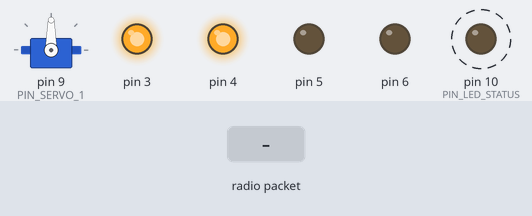
The sketch below on a simulated Arduino Pro Mini, built with avr-gcc and run on an emulated ATmega328P. Parts: servo, output pins drawn as LEDs (lit = HIGH). Dashed ring = blinking. Inputs (shaded band) come from the test bench. No radio packets arrive unless stated; what the sketch prints to the serial monitor is not drawn.

Above: at 1.27 s.
1.3 s: radio packet "1" arrives
Timing chart, 0 to 10.3 s (numbered marks = the images above; inputs shaded):
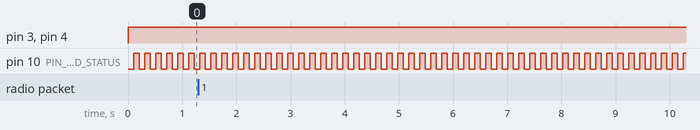

The sketch:

RC-transceiver.ino
```cpp
//////////////////////////////////////////////////////////////////////////////
///
/// \file       RC-transceiver
/// \brief      Remote Control Transmitter and Receiver
/// \author     Julian Schindler
/// \date       21.09.2022
/// \version    1.0
/// \par        Editor
///             Arduino IDE
/// \par        Board
///             Arduino Pro or Pro Mini
/// \par        Prozessor
///             ATMega328
/// \par        COM Port Setting (debug)
///             Baud: 115200 / 8N1
///
/// \par        Organization
///             redlabs.de
/// \par        Repository
///             https://github.com/Julian-Schindler/RC-Transceiver
//////////////////////////////////////////////////////////////////////////////
//////////////////////////////////////////////////////////////////////////////
#define TARGET_TRANSMITTER  1 //Remote Control
#define TARGET_RECEIVER     2 //Car

#define USED_TARGET TARGET_RECEIVER   //<<<<<<<<<<<<<<<<<<<<<<<<<<<<<<<<<< select mode to download to your arduino

//////////////////////////////////////////////////////////////////////////////
//defines to customize the system
#define DEBUG true //used for debug serial output

#define DEBUG_SERIAL_PRINT_RADIO_COMMUNICATION true //serial print everything that is sent or received via radio
#define DEBUG_SKIP_RADIO_COMMUNICATION false //use for test-setup without working radio communication

#define USE_BATTERY_MONITOR false //if system is powered by a battery the monitor will shutdown the system (transmitter) if battery voltage is below BATTERY_MIN_MV
//////////////////////////////////////////////////////////////////////////////

enum STATUS_LED
{
  SL_OFF,
  SL_ON,
  SL_BLINK_FAST,
  SL_BLINK_SLOW,
};
//////////////////////////////////////////////////////////////////////////////

#ifdef __AVR__
  #include <avr/power.h>
#endif

#include <avr/sleep.h>

#include <SPI.h>
#include "nRF24L01.h"
#include "RF24.h"
#include "printf.h"

#define PIN_NRF_CE  7 //<<< custom setting default
#define PIN_NRF_CSN 8 //<<< custom setting default
/* Hardware configuration: Set up nRF24L01 radio on SPI bus plus pins 7 & 8 */
RF24 radio(PIN_NRF_CE,PIN_NRF_CSN);
const uint64_t pipes[2] = { 0xABCDABCD71LL, 0x544d52687CLL };              // Radio pipe addresses for the 2 nodes to communicate.

#include <Servo.h>
Servo myservo1;  //use this servo to set direcetion (angle of front wheel)

#include "dc_motor.h"
DC_MOTOR main_engine(20,255,5); //use this motor as main engine to drive forward/backward

#include "rc_hmi.h" //user interface (buttons, ...)
#include "rc_message_types.h"
#include "rc-transceiver.h"


//////////////////////////////////////////////////////////////////////////////
void setup()
{
  Serial.begin(115200);
  Serial.println("Redlabs - RC Tranceiver Project");


  //rx/tx specific setup
  #if(USED_TARGET == TARGET_TRANSMITTER)
    Serial.println("Start transmitter mode");
    init_hmi_data();
    setup_transmitter();
  #else if( USED_TARGET == TARGET_RECEIVER)
    Serial.println("Start receiver mode");
    setup_receiver();
  #endif

#if(DEBUG_SKIP_RADIO_COMMUNICATION == false)
  //common setup
  radio.begin();
  radio.setAutoAck(1);                    // Ensure autoACK is enabled
  //radio.enableAckPayload();               // Allow optional ack payloads
  radio.setRetries(0, 15);                // Smallest time between retries, max no. of retries
  radio.setPayloadSize(RC_COMMAND_PAYLOAD_SIZE);                // Here we are sending 1-byte payloads to test the call-response speed
  radio.openWritingPipe(pipes[0]);        // Both radios listen on the same pipes by default, and switch when writing
  radio.openReadingPipe(1, pipes[0]);

  radio.startListening();                 // Start listening
  //radio.printDetails();                   // Dump the configuration of the rf unit for debugging
  Serial.println(" rx started");
#endif

  //rx/tx specific setup
  #if(USED_TARGET == TARGET_TRANSMITTER)
    rc_send_command_type(COMMAND_TYPE_STARTUP);
  #else if( USED_TARGET == TARGET_RECEIVER)
    //rc_send_command_type(COMMAND_TYPE_STARTUP);
  #endif

}

void setup_transmitter()
{
  //check battery voltage
  if(battery_voltage_ok())
  {
    //procceed if it is in range ...
    system_init_transmitter();
  }
  else
  {
    //go to sleep forever, start again only by (power-)reset
    system_shutdown_transmitter();
  }
}
void setup_receiver()
{
  system_init_receiver();

  myservo1.attach(PIN_SERVO_1);  // attaches the servo on pin x to the servo object


  myservo1.write(180/2 - 50); //move to left
  myservo1.write(180/2 + 50); //move to right
  myservo1.write(180/2); //move to mid position

  main_engine.init_h_bridge(3,4,5,6,LOW);
  main_engine.set_speed(100); //set fixed speed, used for both directions
  main_engine.set_direction(DC_MOTOR::DCM_STOP);
  main_engine.set_enable(true);
}

////////////////////////////////////////////////////////////////////////////////////////////////////////////////////////////////////////////////////////////
void loop()
{
  // put your main code here, to run repeatedly:
  #if(USED_TARGET == TARGET_TRANSMITTER)
    loop_transmitter();
  #else if( USED_TARGET == TARGET_RECEIVER)
    loop_receiver();
  #endif
}

int loopCounter = 0;
//////////////////////////////////////////////////////////////////////////////
void loop_transmitter()
{
  static bool last_tx_success = false;
  static int last_tx_timeout = 0;
  last_tx_timeout++;

  //TODO: system_check_transmitter(); //check battery and powerbutton state, if needed

  //check if HMI data changed
  if(hmi_has_changed())
  {
    //send out last_hmi_data via radio
    last_tx_success = rc_send_command_type(COMMAND_TYPE_DATA_HMI);
    last_tx_timeout = 0;
  }
  else if(last_tx_timeout > LOOP_MS_TO_COUNT(3000))
  {
    last_tx_success = rc_send_command_type(COMMAND_TYPE_PING);
    last_tx_timeout = 0;
  }

  indicate_status_led(last_tx_success==true ? SL_BLINK_SLOW : SL_BLINK_FAST); //last data received within timout: blink fast, timeout expired: blink slow

  loopCounter++;
  //GO_TO_SLEEP(true); //sleep some time to save energy
  _delay_ms(10); //dummy
}
//////////////////////////////////////////////////////////////////////////////


void loop_receiver()
{
  static bool connected = false;
  static int last_rx_timeout = 0;

  if(last_rx_timeout<LOOP_MS_TO_COUNT(5000))
  {
    last_rx_timeout++;
  }
  else
  {
    connected = false; //5 seconds without receiving any data
    receiver_connection_lost();
  }

  if( radio.available())
  {
    struct RC_COMMAND rc_command_received;
    struct RC_COMMAND* p_command = &rc_command_received;

    radio.read(p_command, sizeof(*p_command));

    Serial.println();
    Serial.print(" RX RC_COMMAND: ");
    printStruct(((uint8_t*)p_command),  sizeof(*p_command));

    if(rc_handle_received_data(p_command))
    {
      //if packet is valid, reset rx timeout
      last_rx_timeout = 0;
      connected = true;
    }
  }

  main_engine.process();

  indicate_status_led(connected==true ? SL_BLINK_SLOW : SL_BLINK_FAST); //last data received within timout: blink fast, timeout expired: blink slow

  loopCounter++;
  //GO_TO_SLEEP(true); //sleep some time to save energy
  _delay_ms(10); //dummy
}

void receiver_connection_lost()
{
  main_engine.set_direction(DC_MOTOR::DCM_STOP);
  //indication of connection loss in loop
}


void indicate_status_led(uint8_t status)
{
  int blink_time = 0;

  switch(status)
  {
    case SL_OFF:
      digitalWrite(PIN_LED_STATUS, LOW);
    break;
    case SL_ON:
      digitalWrite(PIN_LED_STATUS, HIGH);
    break;
    case SL_BLINK_FAST:
      blink_time = LOOP_MS_TO_COUNT(100);
    break;
    case SL_BLINK_SLOW:
      blink_time = LOOP_MS_TO_COUNT(1000);
    break;
    default:
    break;
  }

  if( (blink_time!=0) && (loopCounter % blink_time == 0))
  {
    digitalWrite(PIN_LED_STATUS, !digitalRead(PIN_LED_STATUS));
  }
}
```

dc_motor.cpp
```cpp
#include "dc_motor.h"

DC_MOTOR::DC_MOTOR()
{
    speed_min = 5;
    speed_max = 255;
    speed_increment = 2;

    reset();
}

DC_MOTOR::DC_MOTOR(uint8_t speedMin, uint8_t speedMax, uint8_t speedIncrement)
{
    speed_min = speedMin;
    speed_max = speedMax;
    speed_increment = speedIncrement;

    reset();
}

void DC_MOTOR::reset()
{
    speed_current = 0;
    direction_current = DCM_STOP;

    speed_destination = 0;
    direction_destination = DCM_STOP;

    enable = false;
    initDone = false;
}

//for use of HBridge "ZXMHC6A07T8" use init_h_bridge(G4, G1, G3, G2)
void DC_MOTOR::init_h_bridge(int pinNum_gateP_neg, int pinNum_gateP_pos, int pinNum_gateN_neg, int pinNum_gateN_pos, bool pmos_active_state)
{
    pin_gateP_neg = pinNum_gateP_neg;
    pin_gateP_pos = pinNum_gateP_pos;
    pin_gateN_neg = pinNum_gateN_neg;
    pin_gateN_pos = pinNum_gateN_pos;

    pmos_active = pmos_active_state;
    bool PMOS_INACTIVE = pmos_active;

    pinMode(pin_gateP_neg, OUTPUT);
    pinMode(pin_gateP_pos, OUTPUT);
    pinMode(pin_gateN_pos, OUTPUT); //PWM
    pinMode(pin_gateN_neg, OUTPUT); //PWM

    digitalWrite(pin_gateP_neg, PMOS_INACTIVE);
    digitalWrite(pin_gateP_pos, PMOS_INACTIVE);
    digitalWrite(pin_gateN_pos, LOW);
    digitalWrite(pin_gateN_neg, LOW);

    usedDriverType = DRIVER_HBRIGE;
    initDone = true;
}

//not tested
void DC_MOTOR::init_L9110(int pinNum_dir, int pinNum_pwm)
{
    pin_dir = pinNum_dir;
    pin_pwm = pinNum_pwm;

    pinMode(pin_dir, OUTPUT);
    pinMode(pin_pwm, OUTPUT); //PWM

    digitalWrite(pin_dir, LOW);
    digitalWrite(pin_pwm, LOW);

    usedDriverType = DRIVER_L9110;
    initDone = true;
}

void DC_MOTOR::set_enable(bool motorEnable)
{
    enable = motorEnable;
}

void DC_MOTOR::set_direction(enum DC_MOTOR_DIRECTION dir)
{
  direction_destination = dir;
}

void DC_MOTOR::set_speed(uint8_t speed)
{
  //TODO add minimum speed (absolut min is step size in motor ramp up/down)
  if(speed < speed_min)
  {
    speed = speed_min;
  }
  else if (speed > speed_max)
  {
    speed = speed_max;
  }
  speed_destination = speed;
}

//set motor speed / direction. Return false if motor driver is not initialized.
bool DC_MOTOR::process()
{
    if(direction_current != direction_destination) //ramp speed to 0, change direction, ramp speed up
    {
        //change of direction from FWD or RWD
        if((direction_current==DCM_FWD)||(direction_current==DCM_RWD))
        {
            speed_current -= speed_increment; //ramp down speed
            #if DEBUG
            Serial.print("x");
            #endif

            if(speed_current <= speed_min) //if speed is low enough to stop, change direction
            {
                direction_current = direction_destination;
                #if DEBUG
                Serial.print("c");
                #endif
            }

        }
        else //change from stop to other direction
        {
            direction_current = direction_destination;
        }
    }
    else if(speed_current != speed_destination) //change in motor speed, without change of direction
    {
        if(speed_current > speed_destination) //if actual speed is higher than new speed
        {
            speed_current -= speed_increment; //ramp down speed

            #if DEBUG
            Serial.print("<");
            #endif
        }
        else if(speed_current < speed_destination) //if actual speed is lower than new speed
        {
            speed_current += speed_increment; //ramp up speed
            #if DEBUG
            Serial.print(">");
            #endif
        }
    }
    else //no change
    {
        speed_current = speed_destination; //just set speed again
    }

    //limit speed
    if(speed_current > speed_max)
    {
        speed_current = speed_max;
    }
    else if(speed_current< speed_min)
    {
        speed_current = speed_min;
    }

    if(enable == false)
    {
        speed_current = 0;
        direction_current = DCM_STOP;
        #if DEBUG
        Serial.println("enable=false");
        #endif
    }
    if(initDone == false)
    {
        #if DEBUG
        Serial.println("initDone=false");
        #endif
        return false;
    }

    if(usedDriverType == DRIVER_HBRIGE)
    {
        process_h_bridge();
    }
    else if(usedDriverType == DRIVER_L9110)
    {
        process_L9110();
    }

    return true;
}


//output speed and direction to H-Bridge (use two GPIOs and two PWMs)
void DC_MOTOR::process_h_bridge()
{
    //here, the P-MOSFETs are driven directly by a GPIO (pin low = active). If inverting transistors are used (if V_motor > V_uC), switch following settings.
    bool PMOS_ACTIVE = pmos_active;
    bool PMOS_INACTIVE = !pmos_active;

    if(direction_current == DCM_FWD)
    {
      digitalWrite(pin_gateP_pos, PMOS_ACTIVE); //G1, set Motor-Pos to supply voltage
      digitalWrite(pin_gateP_neg, PMOS_INACTIVE); //G4, disconnect Motor-Neg from supply voltage
      analogWrite(pin_gateN_neg,speed_current); //G3, PWM output to low-side switch on Motor-Neg
      analogWrite(pin_gateN_pos,0); //G2, stop PWM output to low-side switch on Motor-Pos
    }
    else if (direction_current == DCM_RWD)
    {
      digitalWrite(pin_gateP_neg, PMOS_ACTIVE); //G4, set Motor-Neg to supply voltage
      digitalWrite(pin_gateP_pos, PMOS_INACTIVE); //G1, disconnect Motor-Pos from supply voltage
      analogWrite(pin_gateN_pos,speed_current); //G2, PWM output to low-side switch on Motor-Pos
      analogWrite(pin_gateN_neg,0); //G3, stop PWM output to low-side switch on Motor-Neg
    }
    else //motor stopped
    {
      digitalWrite(pin_gateP_pos, PMOS_INACTIVE); //G1, disconnect Motor-Pos from supply voltage
      digitalWrite(pin_gateP_neg, PMOS_INACTIVE); //G4, disconnect Motor-Neg from supply voltage
      analogWrite(pin_gateN_neg,0); //G3, stop PWM output to low-side switch on Motor-Neg
      analogWrite(pin_gateN_pos,0); //G2, stop PWM output to low-side switch on Motor-Pos
    }
}

//not tested
void DC_MOTOR::process_L9110()
{
  //output speed and direction to motor driver (use one dirction GPIO and one for PWM)
    if(direction_current == DCM_FWD)
    {
      digitalWrite(pin_dir, LOW);
      analogWrite(pin_pwm,speed_current); //PWM output to motor driver
    }
    else if (direction_current == DCM_RWD)
    {
      digitalWrite(pin_dir, HIGH);
      analogWrite(pin_pwm,255-speed_current); //PWM inverse output to motor driver
    }
    else
    {
      digitalWrite(pin_dir, LOW);
      analogWrite(pin_pwm,0); //PWM output to motor driver
    }
}
```

dc_motor.h
```cpp
// dc_motor.h
#ifndef DC_MOTOR_h
#define DC_MOTOR_h

#include <Arduino.h>

class DC_MOTOR{

public:
    enum DC_MOTOR_DIRECTION
    {
        DCM_STOP,
        DCM_FWD,
        DCM_RWD,
    };
    enum DRIVER_TYPE
    {
        DRIVER_HBRIGE,
        DRIVER_L9110,
    };

  private:

    bool enable;
    bool initDone; //gpio init is done
    enum DRIVER_TYPE usedDriverType;

    int speed_current; //actual motor state
    int speed_destination; //speed to be reached
    enum DC_MOTOR_DIRECTION direction_current; //actual motor state
    enum DC_MOTOR_DIRECTION direction_destination; //direction to reach (before a change of direction is done, the speed is ramped down)

//Limits
    uint8_t speed_min;
    uint8_t speed_max;
    uint8_t speed_increment;

//H-Bridge driver
    int pin_gateP_neg; //digital pin to set direction
    int pin_gateP_pos; //digital pin to set direction
    int pin_gateN_neg; //digital pin to set speed via PWM
    int pin_gateN_pos; //digital pin to set speed via PWM

    bool pmos_active; //false/low: pmos is active if GPIO (to drive gate) is low, true/high: pmos is active if GPIO is high

//L9110 driver
    int pin_dir;
    int pin_pwm;

//Driver
    void process_h_bridge();
    void process_L9110();

    void reset();

  public:
    DC_MOTOR();
    DC_MOTOR(uint8_t speedMin, uint8_t speedMax, uint8_t speedIncrement);

    //call this method frequently in your main loop.
    bool process();

    void init_h_bridge(int pinNum_gateP_neg, int pinNum_gateP_pos, int pinNum_gateN_neg, int pinNum_gateN_pos, bool pmos_active_state);
    void init_L9110(int pinNum_dir, int pinNum_pwm);

    void set_enable(bool enabled);

    void set_direction(enum DC_MOTOR_DIRECTION dir);
    void set_speed(uint8_t speed);

};


#endif
```

rc_message_types.h
```cpp
uint8_t rc_calculateSum(const uint8_t* pData, uint8_t len);


enum RC_COMMAND_TYPE
{
  COMMAND_TYPE_INVALID = 0,
  COMMAND_TYPE_PING,  //send from time to time if user data is not changed, to keep communication running
  COMMAND_TYPE_STARTUP,  //send out if RC is switched on
  COMMAND_TYPE_SHUTDOWN_USER, //send out if RC is switched off by user (last command to send)
  COMMAND_TYPE_SHUTDOWN_BATTERY_EMPTY, //send out if RC is forced off by low battery

  COMMAND_TYPE_DATA_HMI, // use to transmit "RC_HMI_DATA"
};

//size of struct must be 32 Byte ??
//packet sent out by remote control
struct RC_COMMAND
{
    // set to "RCC"
    char command_identifier[3];

    // count up if struct changes. Current: 0
    uint8_t protocol_version;

    // increment by 1 for each new packet sent via radio (used to dissmiss already received packets)
    uint8_t packet_number;

    enum RC_COMMAND_TYPE command_type;

    // current state of buttons and other
    struct RC_HMI_DATA hmi_data;


    // Checksum over all previous bytes (simple sum over all bytes)
    uint8_t checksum;
} __attribute__ ((packed, aligned(1)));


#define RC_COMMAND_PAYLOAD_SIZE sizeof(struct RC_COMMAND)
//////////////////////////////////////////////////////////////////////////////////////////////////////////////////////////////////////////////////////////
//calculate sum over all bytes
uint8_t rc_calculateSum(const uint8_t* pData, uint8_t len)
{
    uint8_t res = 0;
    const uint8_t* pEnd = pData + len;
    while (pData != pEnd)
    {
        res += *pData;
        pData++;
    }
    return res;
}
//check if last byte (=CRC) equals the sum of all bytes except the last
bool rc_check_crc(struct RC_COMMAND* p_command)
{
  uint8_t checksum = rc_calculateSum(((uint8_t*)p_command),  sizeof(*p_command) - 1); //calc sum over all bytes except the last
  if(checksum == p_command->checksum)
  {
    return true;
  }
  else
  {
    return false;
  }
}
```

Source omitted: rc-transceiver.h (11107 bytes), rc_hmi.h (4774 bytes)

Measured:
- by itself, pin 10 (PIN_LED_STATUS): alternates HIGH for 0.10 s and LOW for 0.10 s
